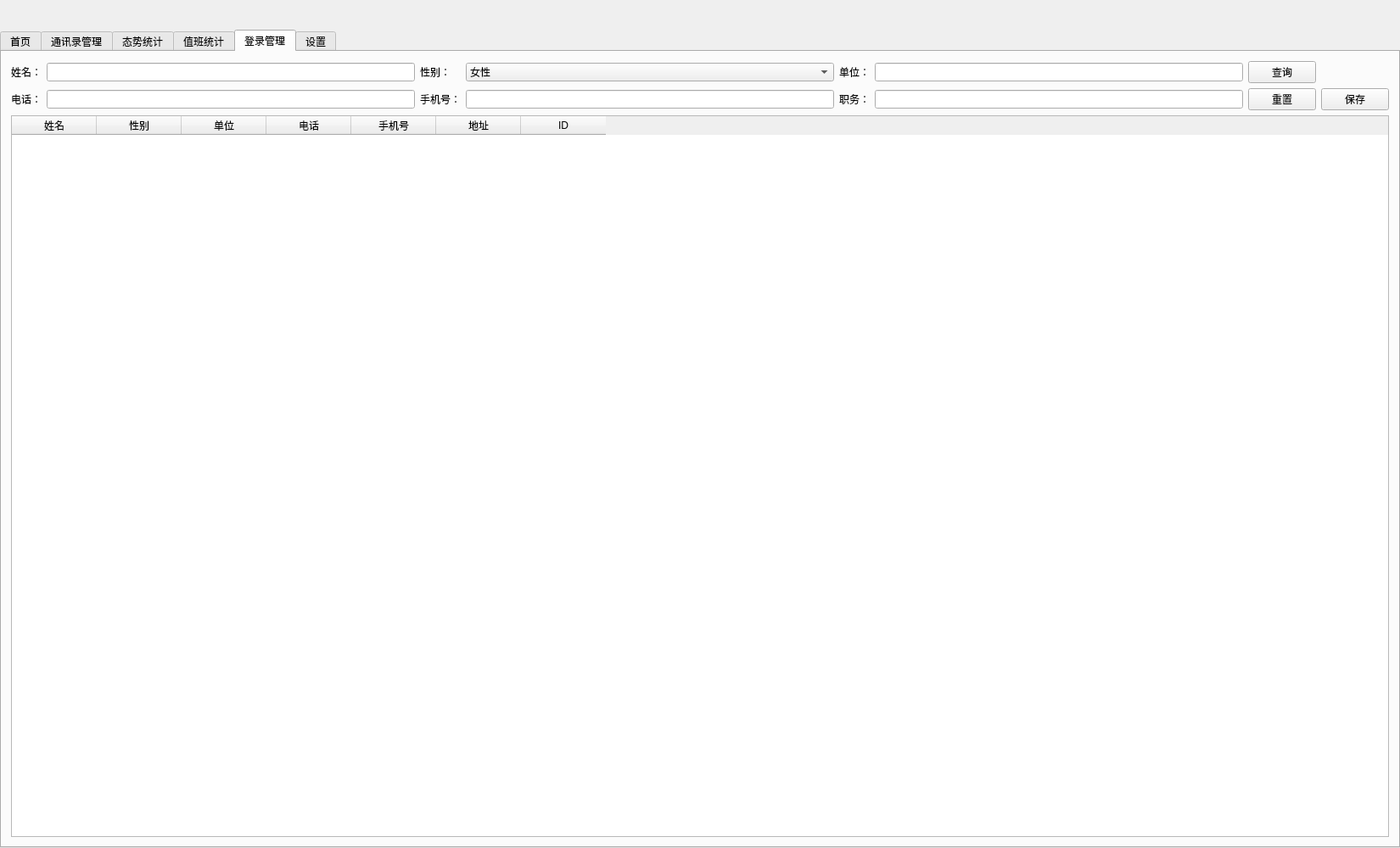
<?xml version="1.0" encoding="UTF-8"?>
<ui version="4.0">
 <class>QtZhibanClass</class>
 <widget class="QWidget" name="QtZhibanClass">
  <property name="geometry">
   <rect>
    <x>0</x>
    <y>0</y>
    <width>1650</width>
    <height>1000</height>
   </rect>
  </property>
  <property name="windowTitle">
   <string>QtZhiban</string>
  </property>
  <layout class="QVBoxLayout" name="verticalLayout">
   <property name="spacing">
    <number>0</number>
   </property>
   <property name="leftMargin">
    <number>0</number>
   </property>
   <property name="topMargin">
    <number>0</number>
   </property>
   <property name="rightMargin">
    <number>0</number>
   </property>
   <property name="bottomMargin">
    <number>0</number>
   </property>
   <item>
    <spacer name="verticalSpacer">
     <property name="orientation">
      <enum>Qt::Vertical</enum>
     </property>
     <property name="sizeType">
      <enum>QSizePolicy::Minimum</enum>
     </property>
     <property name="sizeHint" stdset="0">
      <size>
       <width>20</width>
       <height>35</height>
      </size>
     </property>
    </spacer>
   </item>
   <item>
    <widget class="QTabWidget" name="tabWidget">
     <property name="currentIndex">
      <number>4</number>
     </property>
     <widget class="QWidget" name="tab_1">
      <property name="sizePolicy">
       <sizepolicy hsizetype="Preferred" vsizetype="Preferred">
        <horstretch>0</horstretch>
        <verstretch>1</verstretch>
       </sizepolicy>
      </property>
      <attribute name="title">
       <string>首页</string>
      </attribute>
      <layout class="QGridLayout" name="gridLayout_6">
       <property name="topMargin">
        <number>0</number>
       </property>
       <item row="0" column="1">
        <widget class="QGroupBox" name="groupBox_2">
         <property name="title">
          <string>信息速记</string>
         </property>
         <layout class="QVBoxLayout" name="verticalLayout_4">
          <property name="bottomMargin">
           <number>6</number>
          </property>
          <item>
           <widget class="QTableWidget" name="tableWidget_3">
            <column>
             <property name="text">
              <string>席位</string>
             </property>
            </column>
            <column>
             <property name="text">
              <string>姓名</string>
             </property>
            </column>
            <column>
             <property name="text">
              <string>信息</string>
             </property>
            </column>
            <column>
             <property name="text">
              <string>ID</string>
             </property>
            </column>
           </widget>
          </item>
          <item>
           <layout class="QHBoxLayout" name="horizontalLayout_4">
            <item>
             <widget class="QLineEdit" name="lineEdit_7"/>
            </item>
            <item>
             <widget class="QPushButton" name="pushButton_5">
              <property name="text">
               <string>发送</string>
              </property>
             </widget>
            </item>
            <item>
             <widget class="QPushButton" name="pushButton_6">
              <property name="text">
               <string>重要信息</string>
              </property>
             </widget>
            </item>
           </layout>
          </item>
         </layout>
        </widget>
       </item>
       <item row="1" column="1" rowspan="2">
        <widget class="QGroupBox" name="groupBox_4">
         <property name="minimumSize">
          <size>
           <width>0</width>
           <height>0</height>
          </size>
         </property>
         <property name="title">
          <string>智能问答</string>
         </property>
         <layout class="QVBoxLayout" name="verticalLayout_8">
          <property name="bottomMargin">
           <number>6</number>
          </property>
          <item>
           <widget class="QTextEdit" name="textEdit">
            <property name="styleSheet">
             <string notr="true"/>
            </property>
           </widget>
          </item>
          <item>
           <layout class="QHBoxLayout" name="horizontalLayout_5">
            <item>
             <widget class="QLineEdit" name="lineEdit_8"/>
            </item>
            <item>
             <widget class="QPushButton" name="pushButton_7">
              <property name="text">
               <string>发送</string>
              </property>
             </widget>
            </item>
           </layout>
          </item>
         </layout>
        </widget>
       </item>
       <item row="0" column="0">
        <widget class="QGroupBox" name="groupBox">
         <property name="title">
          <string>通讯录查询</string>
         </property>
         <layout class="QVBoxLayout" name="verticalLayout_3">
          <property name="bottomMargin">
           <number>6</number>
          </property>
          <item>
           <layout class="QGridLayout" name="gridLayout">
            <item row="1" column="0">
             <widget class="QLabel" name="label_13">
              <property name="text">
               <string>电话：</string>
              </property>
             </widget>
            </item>
            <item row="1" column="5">
             <widget class="QLineEdit" name="lineEdit_4"/>
            </item>
            <item row="0" column="4">
             <widget class="QLabel" name="label_10">
              <property name="text">
               <string>单位：</string>
              </property>
             </widget>
            </item>
            <item row="1" column="2">
             <widget class="QLabel" name="label_12">
              <property name="text">
               <string>手机号：</string>
              </property>
             </widget>
            </item>
            <item row="0" column="5">
             <widget class="QLineEdit" name="lineEdit_3"/>
            </item>
            <item row="1" column="4">
             <widget class="QLabel" name="label_11">
              <property name="text">
               <string>地址：</string>
              </property>
             </widget>
            </item>
            <item row="0" column="1">
             <widget class="QLineEdit" name="lineEdit"/>
            </item>
            <item row="1" column="3">
             <widget class="QLineEdit" name="lineEdit_5"/>
            </item>
            <item row="0" column="0">
             <widget class="QLabel" name="label_8">
              <property name="text">
               <string>姓名：</string>
              </property>
             </widget>
            </item>
            <item row="0" column="2">
             <widget class="QLabel" name="label_9">
              <property name="text">
               <string>性别：</string>
              </property>
             </widget>
            </item>
            <item row="1" column="1">
             <widget class="QLineEdit" name="lineEdit_6"/>
            </item>
            <item row="0" column="6">
             <widget class="QPushButton" name="pushButton_3">
              <property name="text">
               <string>查询</string>
              </property>
             </widget>
            </item>
            <item row="1" column="6">
             <widget class="QPushButton" name="pushButton_4">
              <property name="text">
               <string>重置</string>
              </property>
             </widget>
            </item>
            <item row="0" column="3">
             <widget class="QComboBox" name="comboBox">
              <item>
               <property name="text">
                <string>男性</string>
               </property>
              </item>
              <item>
               <property name="text">
                <string>女性</string>
               </property>
              </item>
             </widget>
            </item>
           </layout>
          </item>
          <item>
           <widget class="QTableWidget" name="tableWidget_2">
            <column>
             <property name="text">
              <string>姓名</string>
             </property>
            </column>
            <column>
             <property name="text">
              <string>性别</string>
             </property>
            </column>
            <column>
             <property name="text">
              <string>单位</string>
             </property>
            </column>
            <column>
             <property name="text">
              <string>电话</string>
             </property>
            </column>
            <column>
             <property name="text">
              <string>手机号</string>
             </property>
            </column>
            <column>
             <property name="text">
              <string>地址</string>
             </property>
            </column>
            <column>
             <property name="text">
              <string>用户画像</string>
             </property>
            </column>
            <column>
             <property name="text">
              <string>ID</string>
             </property>
            </column>
           </widget>
          </item>
         </layout>
        </widget>
       </item>
       <item row="1" column="0" rowspan="2">
        <widget class="QGroupBox" name="groupBox_3">
         <property name="minimumSize">
          <size>
           <width>0</width>
           <height>0</height>
          </size>
         </property>
         <property name="title">
          <string>实时语音</string>
         </property>
         <layout class="QVBoxLayout" name="verticalLayout_9">
          <property name="bottomMargin">
           <number>6</number>
          </property>
          <item>
           <widget class="QTextEdit" name="textEdit_2"/>
          </item>
          <item>
           <layout class="QHBoxLayout" name="horizontalLayout_6">
            <item>
             <spacer name="horizontalSpacer">
              <property name="orientation">
               <enum>Qt::Horizontal</enum>
              </property>
              <property name="sizeHint" stdset="0">
               <size>
                <width>40</width>
                <height>20</height>
               </size>
              </property>
             </spacer>
            </item>
            <item>
             <widget class="QPushButton" name="pushButton_19">
              <property name="text">
               <string>剪切</string>
              </property>
             </widget>
            </item>
            <item>
             <widget class="QPushButton" name="pushButton_13">
              <property name="text">
               <string>复制</string>
              </property>
             </widget>
            </item>
            <item>
             <widget class="QPushButton" name="pushButton_18">
              <property name="text">
               <string>清空</string>
              </property>
             </widget>
            </item>
           </layout>
          </item>
         </layout>
        </widget>
       </item>
      </layout>
     </widget>
     <widget class="QWidget" name="tab_4">
      <attribute name="title">
       <string>通讯录管理</string>
      </attribute>
      <layout class="QVBoxLayout" name="verticalLayout_2">
       <property name="topMargin">
        <number>0</number>
       </property>
       <item>
        <widget class="QTabWidget" name="tabWidget_2">
         <property name="currentIndex">
          <number>1</number>
         </property>
         <widget class="QWidget" name="tab">
          <attribute name="title">
           <string>单位管理</string>
          </attribute>
          <layout class="QHBoxLayout" name="horizontalLayout">
           <property name="leftMargin">
            <number>0</number>
           </property>
           <property name="rightMargin">
            <number>0</number>
           </property>
           <item>
            <widget class="QTreeView" name="view"/>
           </item>
           <item>
            <layout class="QVBoxLayout" name="verticalLayout_5">
             <item>
              <widget class="QPushButton" name="removeRowAction">
               <property name="text">
                <string>删除行</string>
               </property>
              </widget>
             </item>
             <item>
              <widget class="QPushButton" name="insertRowAction">
               <property name="text">
                <string>插入行</string>
               </property>
              </widget>
             </item>
             <item>
              <widget class="QPushButton" name="insertChildAction">
               <property name="minimumSize">
                <size>
                 <width>100</width>
                 <height>0</height>
                </size>
               </property>
               <property name="text">
                <string>插入子节点</string>
               </property>
              </widget>
             </item>
             <item>
              <widget class="QPushButton" name="insertChildAction_2">
               <property name="text">
                <string>保存</string>
               </property>
              </widget>
             </item>
             <item>
              <spacer name="verticalSpacer_2">
               <property name="orientation">
                <enum>Qt::Vertical</enum>
               </property>
               <property name="sizeHint" stdset="0">
                <size>
                 <width>20</width>
                 <height>40</height>
                </size>
               </property>
              </spacer>
             </item>
            </layout>
           </item>
          </layout>
         </widget>
         <widget class="QWidget" name="tab_2">
          <attribute name="title">
           <string>人员管理</string>
          </attribute>
          <layout class="QVBoxLayout" name="verticalLayout_6">
           <property name="leftMargin">
            <number>0</number>
           </property>
           <property name="rightMargin">
            <number>0</number>
           </property>
           <item>
            <layout class="QGridLayout" name="gridLayout_2">
             <item row="1" column="5">
              <widget class="QLineEdit" name="lineEdit_9"/>
             </item>
             <item row="1" column="2">
              <widget class="QLabel" name="label_16">
               <property name="text">
                <string>手机号：</string>
               </property>
              </widget>
             </item>
             <item row="1" column="6">
              <widget class="QPushButton" name="pushButton_10">
               <property name="text">
                <string>重置</string>
               </property>
              </widget>
             </item>
             <item row="0" column="6">
              <widget class="QPushButton" name="pushButton_9">
               <property name="text">
                <string>查询</string>
               </property>
              </widget>
             </item>
             <item row="0" column="4">
              <widget class="QLabel" name="label_15">
               <property name="text">
                <string>单位：</string>
               </property>
              </widget>
             </item>
             <item row="0" column="3">
              <widget class="QComboBox" name="comboBox_2">
               <item>
                <property name="text">
                 <string>男性</string>
                </property>
               </item>
               <item>
                <property name="text">
                 <string>女性</string>
                </property>
               </item>
              </widget>
             </item>
             <item row="0" column="2">
              <widget class="QLabel" name="label_19">
               <property name="text">
                <string>性别：</string>
               </property>
              </widget>
             </item>
             <item row="0" column="1">
              <widget class="QLineEdit" name="lineEdit_2"/>
             </item>
             <item row="1" column="4">
              <widget class="QLabel" name="label_17">
               <property name="text">
                <string>地址：</string>
               </property>
              </widget>
             </item>
             <item row="1" column="0">
              <widget class="QLabel" name="label_14">
               <property name="text">
                <string>电话：</string>
               </property>
              </widget>
             </item>
             <item row="0" column="5">
              <widget class="QLineEdit" name="lineEdit_10"/>
             </item>
             <item row="0" column="0">
              <widget class="QLabel" name="label_18">
               <property name="text">
                <string>姓名：</string>
               </property>
              </widget>
             </item>
             <item row="1" column="3">
              <widget class="QLineEdit" name="lineEdit_11"/>
             </item>
             <item row="1" column="1">
              <widget class="QLineEdit" name="lineEdit_12"/>
             </item>
             <item row="1" column="7">
              <widget class="QPushButton" name="pushButton_2">
               <property name="text">
                <string>保存</string>
               </property>
              </widget>
             </item>
            </layout>
           </item>
           <item>
            <widget class="QTableWidget" name="tableWidget">
             <column>
              <property name="text">
               <string>姓名</string>
              </property>
             </column>
             <column>
              <property name="text">
               <string>性别</string>
              </property>
             </column>
             <column>
              <property name="text">
               <string>单位</string>
              </property>
             </column>
             <column>
              <property name="text">
               <string>电话</string>
              </property>
             </column>
             <column>
              <property name="text">
               <string>手机号</string>
              </property>
             </column>
             <column>
              <property name="text">
               <string>地址</string>
              </property>
             </column>
             <column>
              <property name="text">
               <string>ID</string>
              </property>
             </column>
            </widget>
           </item>
          </layout>
         </widget>
         <widget class="QWidget" name="tab_7">
          <attribute name="title">
           <string>用户画像</string>
          </attribute>
         </widget>
        </widget>
       </item>
      </layout>
     </widget>
     <widget class="QWidget" name="tab_8">
      <attribute name="title">
       <string>态势统计</string>
      </attribute>
      <layout class="QGridLayout" name="gridLayout_4">
       <item row="0" column="0">
        <widget class="QGroupBox" name="groupBox_5">
         <property name="title">
          <string>个人日统计</string>
         </property>
        </widget>
       </item>
       <item row="0" column="1">
        <widget class="QGroupBox" name="groupBox_6">
         <property name="title">
          <string>个人月统计</string>
         </property>
        </widget>
       </item>
       <item row="1" column="0">
        <widget class="QGroupBox" name="groupBox_7">
         <property name="title">
          <string>个人年统计</string>
         </property>
        </widget>
       </item>
       <item row="1" column="1">
        <widget class="QGroupBox" name="groupBox_8">
         <property name="title">
          <string>所有人员统计排序</string>
         </property>
        </widget>
       </item>
      </layout>
     </widget>
     <widget class="QWidget" name="tab_3">
      <attribute name="title">
       <string>值班统计</string>
      </attribute>
     </widget>
     <widget class="QWidget" name="tab_6">
      <attribute name="title">
       <string>登录管理</string>
      </attribute>
      <layout class="QVBoxLayout" name="verticalLayout_7">
       <item>
        <layout class="QGridLayout" name="gridLayout_3">
         <item row="1" column="5">
          <widget class="QLineEdit" name="lineEdit_13"/>
         </item>
         <item row="1" column="7">
          <widget class="QPushButton" name="pushButton_14">
           <property name="text">
            <string>保存</string>
           </property>
          </widget>
         </item>
         <item row="0" column="3">
          <widget class="QComboBox" name="comboBox_3">
           <item>
            <property name="text">
             <string>女性</string>
            </property>
           </item>
           <item>
            <property name="text">
             <string>男性</string>
            </property>
           </item>
          </widget>
         </item>
         <item row="0" column="5">
          <widget class="QLineEdit" name="lineEdit_17"/>
         </item>
         <item row="1" column="1">
          <widget class="QLineEdit" name="lineEdit_16"/>
         </item>
         <item row="1" column="3">
          <widget class="QLineEdit" name="lineEdit_15"/>
         </item>
         <item row="0" column="6">
          <widget class="QPushButton" name="pushButton_12">
           <property name="text">
            <string>查询</string>
           </property>
          </widget>
         </item>
         <item row="1" column="4">
          <widget class="QLabel" name="label_22">
           <property name="text">
            <string>职务：</string>
           </property>
          </widget>
         </item>
         <item row="1" column="2">
          <widget class="QLabel" name="label_21">
           <property name="text">
            <string>手机号：</string>
           </property>
          </widget>
         </item>
         <item row="1" column="0">
          <widget class="QLabel" name="label_24">
           <property name="text">
            <string>电话：</string>
           </property>
          </widget>
         </item>
         <item row="0" column="1">
          <widget class="QLineEdit" name="lineEdit_14"/>
         </item>
         <item row="0" column="2">
          <widget class="QLabel" name="label_23">
           <property name="text">
            <string>性别：</string>
           </property>
          </widget>
         </item>
         <item row="1" column="6">
          <widget class="QPushButton" name="pushButton_11">
           <property name="text">
            <string>重置</string>
           </property>
          </widget>
         </item>
         <item row="0" column="4">
          <widget class="QLabel" name="label_25">
           <property name="text">
            <string>单位：</string>
           </property>
          </widget>
         </item>
         <item row="0" column="0">
          <widget class="QLabel" name="label_20">
           <property name="text">
            <string>姓名：</string>
           </property>
          </widget>
         </item>
        </layout>
       </item>
       <item>
        <widget class="QTableWidget" name="tableWidget_4">
         <column>
          <property name="text">
           <string>姓名</string>
          </property>
         </column>
         <column>
          <property name="text">
           <string>性别</string>
          </property>
         </column>
         <column>
          <property name="text">
           <string>单位</string>
          </property>
         </column>
         <column>
          <property name="text">
           <string>电话</string>
          </property>
         </column>
         <column>
          <property name="text">
           <string>手机号</string>
          </property>
         </column>
         <column>
          <property name="text">
           <string>地址</string>
          </property>
         </column>
         <column>
          <property name="text">
           <string>ID</string>
          </property>
         </column>
        </widget>
       </item>
      </layout>
     </widget>
     <widget class="QWidget" name="tab_5">
      <attribute name="title">
       <string>设置</string>
      </attribute>
      <layout class="QHBoxLayout" name="horizontalLayout_2">
       <item>
        <layout class="QGridLayout" name="gridLayout_5">
         <item row="3" column="0">
          <widget class="QLabel" name="label_4">
           <property name="text">
            <string>信息速记端口号：</string>
           </property>
          </widget>
         </item>
         <item row="1" column="1">
          <widget class="QLineEdit" name="lineEdit_19"/>
         </item>
         <item row="3" column="2">
          <widget class="QPushButton" name="pushButton_17">
           <property name="text">
            <string>保存</string>
           </property>
          </widget>
         </item>
         <item row="3" column="1">
          <widget class="QLineEdit" name="lineEdit_21"/>
         </item>
         <item row="2" column="2">
          <widget class="QPushButton" name="pushButton_16">
           <property name="text">
            <string>保存</string>
           </property>
          </widget>
         </item>
         <item row="1" column="2">
          <widget class="QPushButton" name="pushButton_15">
           <property name="text">
            <string>保存</string>
           </property>
          </widget>
         </item>
         <item row="1" column="0">
          <widget class="QLabel" name="label_2">
           <property name="text">
            <string>数据服务器端口号：</string>
           </property>
          </widget>
         </item>
         <item row="2" column="0">
          <widget class="QLabel" name="label_3">
           <property name="text">
            <string>信息速记订阅地址：</string>
           </property>
          </widget>
         </item>
         <item row="0" column="0">
          <widget class="QLabel" name="label">
           <property name="text">
            <string>数据服务器IP地址：</string>
           </property>
          </widget>
         </item>
         <item row="0" column="2">
          <widget class="QPushButton" name="pushButton">
           <property name="text">
            <string>保存</string>
           </property>
          </widget>
         </item>
         <item row="0" column="1">
          <widget class="QLineEdit" name="lineEdit_18"/>
         </item>
         <item row="2" column="1">
          <widget class="QLineEdit" name="lineEdit_20"/>
         </item>
        </layout>
       </item>
      </layout>
     </widget>
    </widget>
   </item>
  </layout>
 </widget>
 <layoutdefault spacing="6" margin="11"/>
 <resources>
  <include location="QtZhiban.qrc"/>
 </resources>
 <connections/>
</ui>
